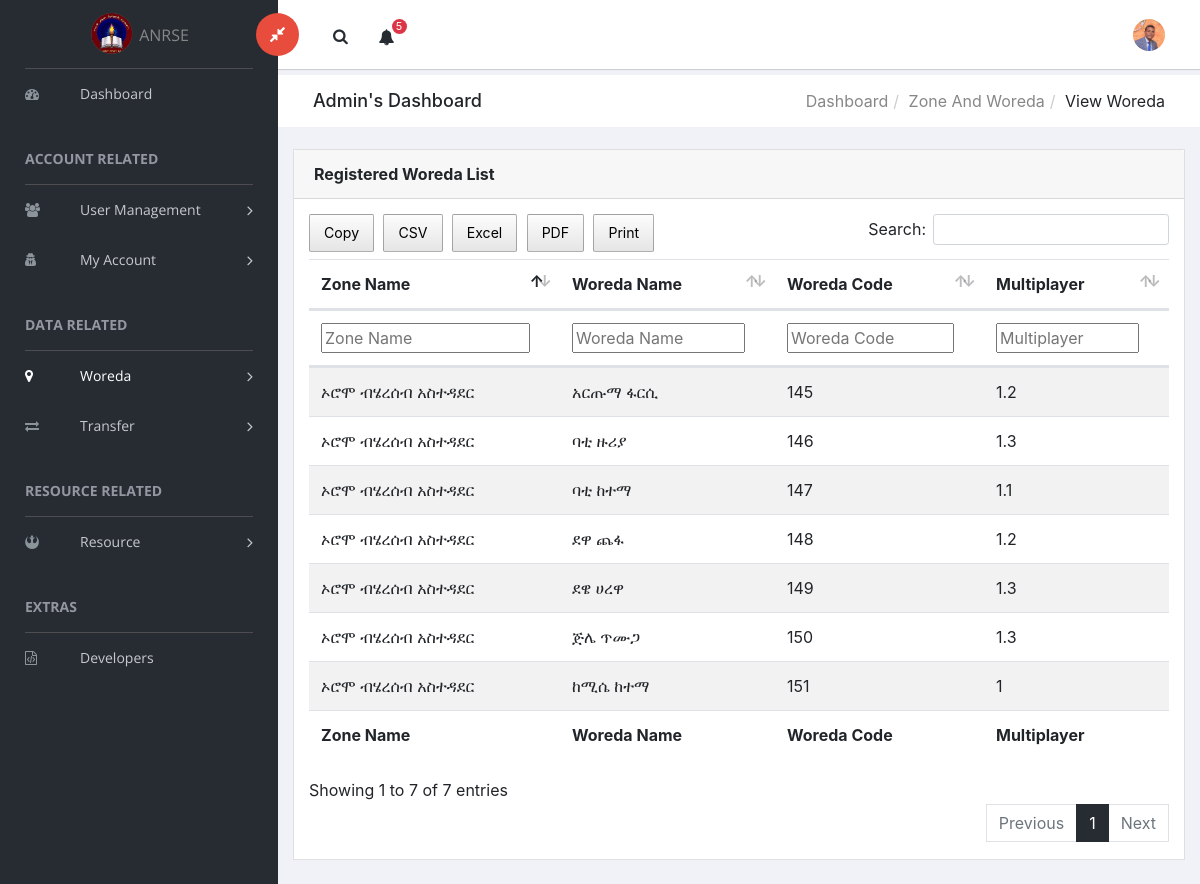
/pages/Zone/zone_admin/admin pages/data related/zone and woreda/view woreda/view woreda.php (signed in), run on the app's committed database.
### tables this page shows
CREATE TABLE `woreda` (
  `woreda_id` int(11) NOT NULL,
  `zoneid` int(11) DEFAULT NULL,
  `woreda_name` varchar(100) DEFAULT NULL,
  `woreda_code` int(11) DEFAULT NULL,
  `multiplication_point` float DEFAULT NULL
);

CREATE TABLE `zone` (
  `zone_id` int(11) NOT NULL,
  `zone_name` varchar(100) DEFAULT NULL
);

### pages/Zone/zone_admin/admin pages/data related/zone and woreda/view woreda/view woreda.php (the view, shortened to what this page needs)
<?php
if (isset($_SESSION['user_id']) && isset($_SESSION['user_email']) && isset($_SESSION['user_role']) && isset($_SESSION['user_first_login']) && $_SESSION['user_first_login'] == "1" && $_SESSION['user_role'] == 'Zone Admin') {
?>
    <!doctype html>
    <html class="no-js" lang="en">
    <head>
        <link rel="stylesheet" href="../../../../../../../vendors/bootstrap/dist/css/bootstrap.min.css">
        <link rel="stylesheet" href="../../../../../../../vendors/font-awesome/css/font-awesome.min.css">
        <link rel="stylesheet" href="../../../../../../../vendors/flag-icon-css/css/flag-icon.min.css">
        <link rel="stylesheet" href="../../../../../../../assets/table/css/dataTables.bootstrap4.min.css">
        <link rel="stylesheet" href="../../../../../../../assets/table/css/fixedHeader.dataTables.min.css">
        <link rel="stylesheet" href="../../../../../../../assets/table/css/fixedHeader.bootstrap4.min.css">
        <link rel="stylesheet" href="../../../../../../../assets/table/css/buttons.dataTables.min.css">
        <link rel="stylesheet" href="../../../../../../../assets/table/css/main-style.css">
        <link rel="stylesheet" href="../../../../../../../assets/css/style.css">
    </head>
    <body>
        <aside id="left-panel" class="left-panel">
            <nav class="navbar navbar-expand-sm navbar-default">
                <div class="navbar-header">
                    <a class="navbar-brand" href="../../../../admin index.php"><img width="45" height="45" src="../../../../../../../images/amhara.png" alt="Amhara Education Bureau">
                        <p class="org-name">ANRSE</p>
                    </a>
                </div>
                <div id="main-menu" class="main-menu collapse navbar-collapse">
                    <ul class="nav navbar-nav">
                        <li>
                            <a href="../../../../zonehome.php"> <i class="menu-icon fa fa-dashboard"></i>Dashboard</a>
                        </li>
                        <h3 class="menu-title">Account Related</h3>
                        <li class="menu-item-has-children dropdown">
                            <a href="#" class="dropdown-toggle" data-toggle="dropdown" aria-haspopup="true" aria-expanded="false"> <i class="menu-icon fa fa-users"></i>User Management</a>
                        </li>
                        <li class="menu-item-has-children dropdown">
                            <a href="#" class="dropdown-toggle" data-toggle="dropdown" aria-haspopup="true" aria-expanded="false"> <i class="menu-icon fa fa-user-secret"></i>My Account</a>
                        </li>
                        <h3 class="menu-title">Data Related</h3>
                        <li class="menu-item-has-children dropdown">
                            <a href="#" class="dropdown-toggle" data-toggle="dropdown" aria-haspopup="true" aria-expanded="false"> <i class="menu-icon fa fa-map-marker" style="color: white;"></i><span style="color: white;">Woreda</span></a>
                        </li>
                        <li class="menu-item-has-children dropdown">
                            <a href="#" class="dropdown-toggle" data-toggle="dropdown" aria-haspopup="true" aria-expanded="false"> <i class="menu-icon fa fa-exchange"></i>Transfer</a>
                        </li>
                        <h3 class="menu-title">Resource Related</h3>
                        <li class="menu-item-has-children dropdown">
                            <a href="#" class="dropdown-toggle" data-toggle="dropdown" aria-haspopup="true" aria-expanded="false"> <i class="menu-icon fa fa-rebel"></i>Resource</a>
                        </li>
                        <h3 class="menu-title">Extras</h3>
                        <li>
                            <a href="../../../extras/developers/developers.php"> <i class="menu-icon fa fa-file-code-o"></i>Developers </a>
                        </li>
                    </ul>
                </div>
            </nav>
        </aside>
        <div id="right-panel" class="right-panel">
            <header id="header" class="header">
                <div class="header-menu">
                    <div class="col-sm-7">
                        <a id="menuToggle" class="menutoggle pull-left"><i class="fa fa-compress"></i></a>
                        <div class="header-left">
                            <button class="search-trigger"><i class="fa fa-search"></i></button>
                            <div class="dropdown for-notification">
                                <button class="btn btn-secondary dropdown-toggle" type="button" id="notification" data-toggle="dropdown" aria-haspopup="true" aria-expanded="false">
                                    <i class="fa fa-bell"></i>
                                    <span class="count bg-danger">5</span>
                                </button>
                            </div>
                        </div>
                    </div>
                    <div class="col-sm-5">
                        <div class="user-area dropdown float-right">
                            <a href="#" class="dropdown-toggle" data-toggle="dropdown" aria-haspopup="true" aria-expanded="false">
                                <img class="user-avatar rounded-circle" src="../../../../../../../images/admin image/adminn.jpg" alt="User Avatar">
                            </a>
                        </div>
                        <div class="language-select dropdown" id="language-select">
                            <a class="dropdown-toggle" href="#" data-toggle="dropdown" id="language" aria-haspopup="true" aria-expanded="true">
                                <i class="flag-icon flag-icon-et"></i>
                            </a>
                        </div>
                    </div>
                </div>
            </header>
            <div class="breadcrumbs">
                <div class="col-sm-4">
                    <div class="page-header float-left">
                        <div class="page-title">
                            <h1>Admin's Dashboard</h1>
                        </div>
                    </div>
                </div>
                <div class="col-sm-8">
                    <div class="page-header float-right">
                        <div class="page-title">
                            <ol class="breadcrumb text-right">
                                <li><a href="../../../../zonehome.php">Dashboard</a></li>
                                <li><a href="#">Zone and Woreda</a></li>
                                <li class="active">View woreda</li>
                            </ol>
                        </div>
                    </div>
                </div>
            </div>
            <?php
            $connectQuery = mysqli_connect('localhost', 'root', '', 'tds v1.0.1');
            if (mysqli_connect_errno()) {
                echo mysqli_connect_error();
                exit();
            } else {
                $woreda_list = $_SESSION['user_address'];
                $selectQuery = "SELECT zone.zone_name, woreda.woreda_name, woreda.woreda_code, woreda.multiplication_point
            FROM woreda
            INNER JOIN zone
            ON woreda.zoneid=zone.zone_id   WHERE zoneid=$woreda_list;";
                $result = mysqli_query($connectQuery, $selectQuery);
            }
            ?>
            <div class="content mt-3">
                <div class="animated fadeIn">
                    <div class="row">
                        <div class="col-lg-12">
                            <div class="card">
                                <div class="card-header">
                                    <strong class="card-title">Registered Woreda List</strong>
                                </div>
                                <div class="card-body">
                                    <div>
                                        <table id="example" class="table table-striped">
                                            <thead>
                                                <tr>
                                                    <th>Zone Name</th>
                                                    <th>Woreda Name</th>
                                                    <th>Woreda Code</th>
                                                    <th>Multiplayer</th>
                                                </tr>
                                            </thead>
                                            <?php
                                            while ($row = mysqli_fetch_array($result)) {
                                                echo '
                                                <tr>
                                                    <td>' . $row["zone_name"] . '</td>
                                                    <td>' . $row["woreda_name"] . '</td>
                                                    <td>' . $row["woreda_code"] . '</td>
                                                    <td>' . $row["multiplication_point"] . '</td>
                                                </tr>
                                                ';
                                            }
                                            ?>
                                            <tfoot>
                                                <tr>
                                                    <th>Zone Name</th>
                                                    <th>Woreda Name</th>
                                                    <th>Woreda Code</th>
                                                    <th>Multiplayer</th>
                                                </tr>
                                            </tfoot>
                                        </table>
                                    </div>
                                </div>
                            </div>
                        </div>
                    </div>
                </div>
            </div>
        </div>
    </body>
    </html>
<?php
} else {
    header("location: ../../../authentication/login.php");
}
?>

### data on the page
woreda: zoneid.zone_name "ኦሮሞ ብሄረሰብ አስተዳደር", woreda_name "አርጡማ ፋርሲ", woreda_code "145", multiplication_point "1.2"
woreda: zoneid.zone_name "ኦሮሞ ብሄረሰብ አስተዳደር", woreda_name "ባቲ ዙሪያ", woreda_code "146", multiplication_point "1.3"
woreda: zoneid.zone_name "ኦሮሞ ብሄረሰብ አስተዳደር", woreda_name "ባቲ ከተማ", woreda_code "147", multiplication_point "1.1"
woreda: zoneid.zone_name "ኦሮሞ ብሄረሰብ አስተዳደር", woreda_name "ደዋ ጨፋ", woreda_code "148", multiplication_point "1.2"
woreda: zoneid.zone_name "ኦሮሞ ብሄረሰብ አስተዳደር", woreda_name "ደዌ ሀረዋ", woreda_code "149", multiplication_point "1.3"
woreda: zoneid.zone_name "ኦሮሞ ብሄረሰብ አስተዳደር", woreda_name "ጅሌ ጥሙጋ", woreda_code "150", multiplication_point "1.3"
woreda: zoneid.zone_name "ኦሮሞ ብሄረሰብ አስተዳደር", woreda_name "ከሚሴ ከተማ", woreda_code "151", multiplication_point "1"
